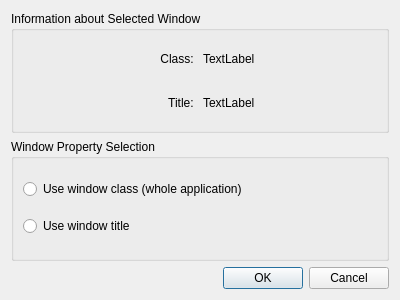
<?xml version="1.0" encoding="UTF-8"?>
<ui version="4.0">
 <class>BreezeDetectWidget</class>
 <widget class="QDialog" name="BreezeDetectWidget">
  <property name="geometry">
   <rect>
    <x>0</x>
    <y>0</y>
    <width>400</width>
    <height>300</height>
   </rect>
  </property>
  <property name="windowTitle">
   <string>Dialog</string>
  </property>
  <layout class="QVBoxLayout" name="verticalLayout">
   <item>
    <widget class="QGroupBox" name="groupBox">
     <property name="title">
      <string>Information about Selected Window</string>
     </property>
     <layout class="QGridLayout" name="gridLayout">
      <item row="0" column="0">
       <widget class="QLabel" name="label">
        <property name="text">
         <string>Class: </string>
        </property>
        <property name="alignment">
         <set>Qt::AlignRight|Qt::AlignTrailing|Qt::AlignVCenter</set>
        </property>
       </widget>
      </item>
      <item row="0" column="1">
       <widget class="QLabel" name="windowClass">
        <property name="text">
         <string notr="true">TextLabel</string>
        </property>
       </widget>
      </item>
      <item row="1" column="0">
       <widget class="QLabel" name="label_2">
        <property name="text">
         <string>Title: </string>
        </property>
        <property name="alignment">
         <set>Qt::AlignRight|Qt::AlignTrailing|Qt::AlignVCenter</set>
        </property>
       </widget>
      </item>
      <item row="1" column="1">
       <widget class="QLabel" name="windowTitle">
        <property name="text">
         <string notr="true">TextLabel</string>
        </property>
       </widget>
      </item>
     </layout>
    </widget>
   </item>
   <item>
    <widget class="QGroupBox" name="groupBox_2">
     <property name="title">
      <string>Window Property Selection</string>
     </property>
     <layout class="QVBoxLayout" name="verticalLayout_2">
      <item>
       <widget class="QRadioButton" name="windowClassCheckBox">
        <property name="text">
         <string>Use window class (whole application)</string>
        </property>
       </widget>
      </item>
      <item>
       <widget class="QRadioButton" name="windowTitleCheckBox">
        <property name="locale">
         <locale language="French" country="France"/>
        </property>
        <property name="text">
         <string>Use window title</string>
        </property>
       </widget>
      </item>
     </layout>
    </widget>
   </item>
   <item>
    <widget class="QDialogButtonBox" name="buttonBox">
     <property name="orientation">
      <enum>Qt::Horizontal</enum>
     </property>
     <property name="standardButtons">
      <set>QDialogButtonBox::Cancel|QDialogButtonBox::Ok</set>
     </property>
    </widget>
   </item>
  </layout>
 </widget>
 <resources/>
 <connections>
  <connection>
   <sender>buttonBox</sender>
   <signal>accepted()</signal>
   <receiver>BreezeDetectWidget</receiver>
   <slot>accept()</slot>
   <hints>
    <hint type="sourcelabel">
     <x>248</x>
     <y>254</y>
    </hint>
    <hint type="destinationlabel">
     <x>157</x>
     <y>274</y>
    </hint>
   </hints>
  </connection>
  <connection>
   <sender>buttonBox</sender>
   <signal>rejected()</signal>
   <receiver>BreezeDetectWidget</receiver>
   <slot>reject()</slot>
   <hints>
    <hint type="sourcelabel">
     <x>316</x>
     <y>260</y>
    </hint>
    <hint type="destinationlabel">
     <x>286</x>
     <y>274</y>
    </hint>
   </hints>
  </connection>
 </connections>
</ui>
